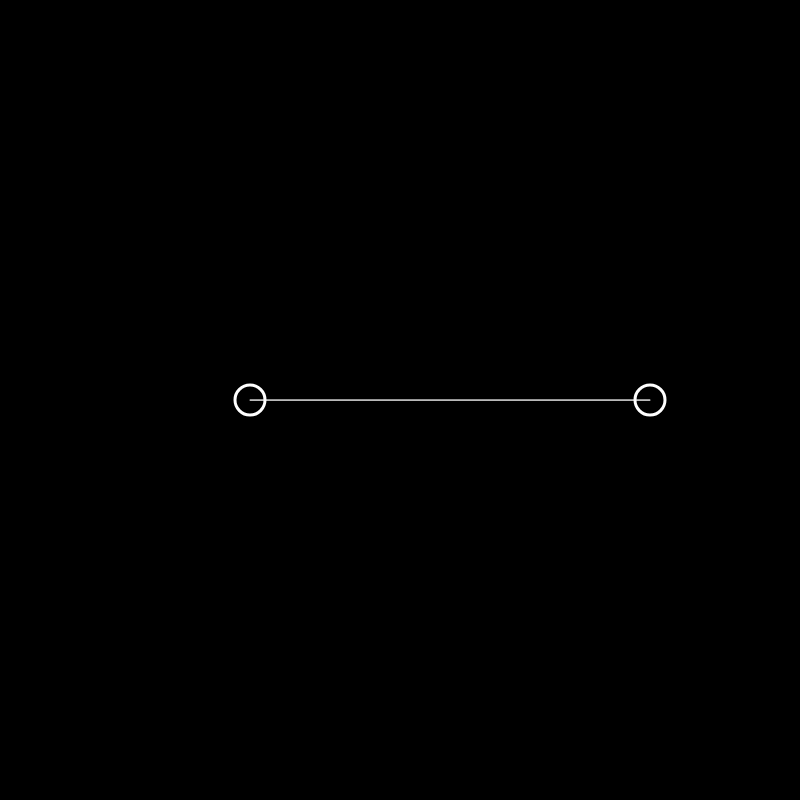
Frame 1 (no input)
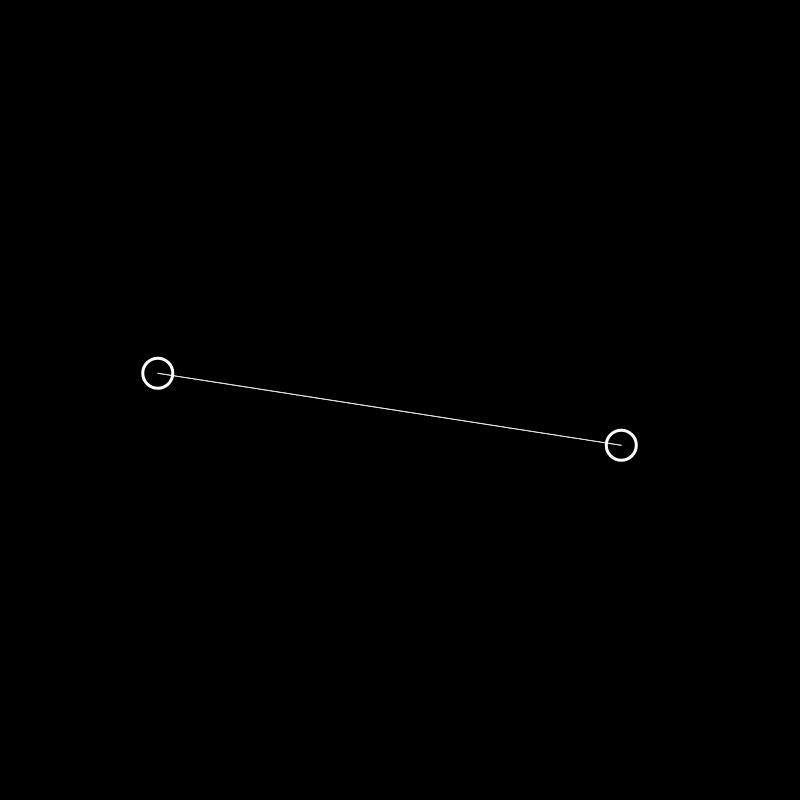
Frame 60 (no input)
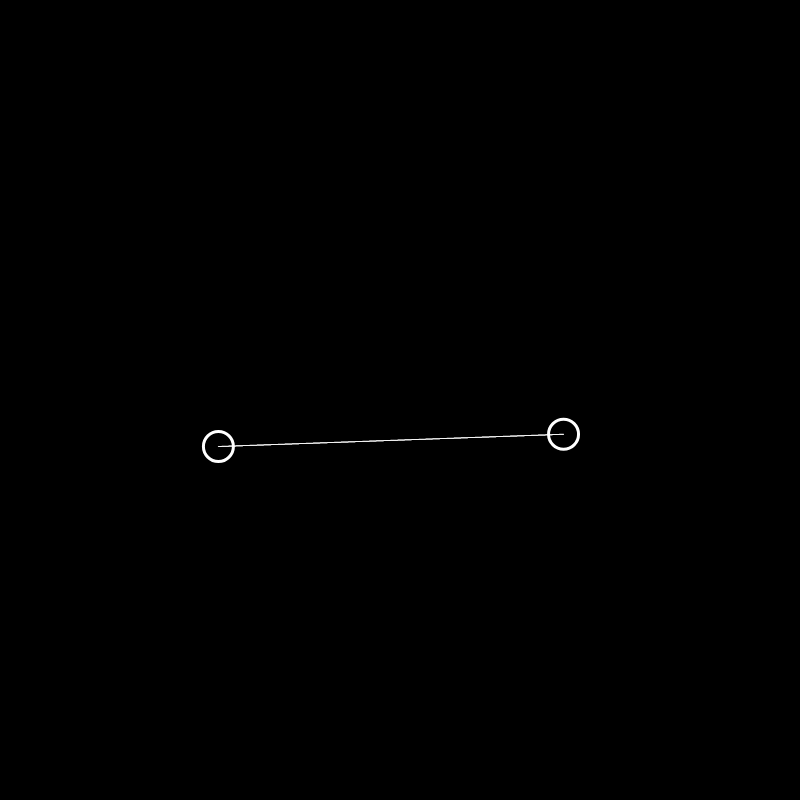
Frame 120 (the mouse pressed at the canvas centre since frame 60)

The p5.js sketch that drew these frames (run headless with seeded random() and noise() and a simulated clock; from frame 60 on, the mouse is pressed at the canvas centre):

// p5.js sketch
// ── sketch.js
let canvas

function setup() {
  createCanvas(800, 800)
  colorMode(HSB, 360, 100, 100, 100)
  color0 = color(0, 0, 100, 100)
  color1 = color(0, 0, 0, 100)
  color2 = color(323, 100, 77, 70)
  color3 = color(32, 100, 77, 70)
  color4 = color(123, 100, 77, 30)
  frameRate(60)
  // noLoop()
}

function draw() {
  background(0, 0, 0, 100)
  strokeWeight(3)
  fill(color1)
  stroke(color0)
  let timer = 1 * (frameCount - 1) / 100;
  let detail = 1000;
  let delay = 0;
  circle(x1(timer), y1(timer), 30)
  circle(x2(timer), y2(timer), 30)
  strokeWeight(1)
  for (let i = 0; i <= detail; i++) {
    let deltaT = 1 * i / detail;
    let x = lerp(x1(timer - delay * deltaT), x2(timer - delay * (1 - deltaT)), deltaT);
    let y = lerp(y1(timer - delay * deltaT), y2(timer - delay * (1 - deltaT)), deltaT);
    point(x, y);
  }
}


function x1(t) {
  return 0.25 * width + 50 * cos(TWO_PI * t);
}
function y1(t) {
  return 0.5 * height + 50 * sin(TWO_PI * t);
}

function x2(t) {
  return 0.75 * width + 50 * cos(2 * TWO_PI * t);
}
function y2(t) {
  return 0.5 * height + 50 * sin(2 * TWO_PI * t);
}
